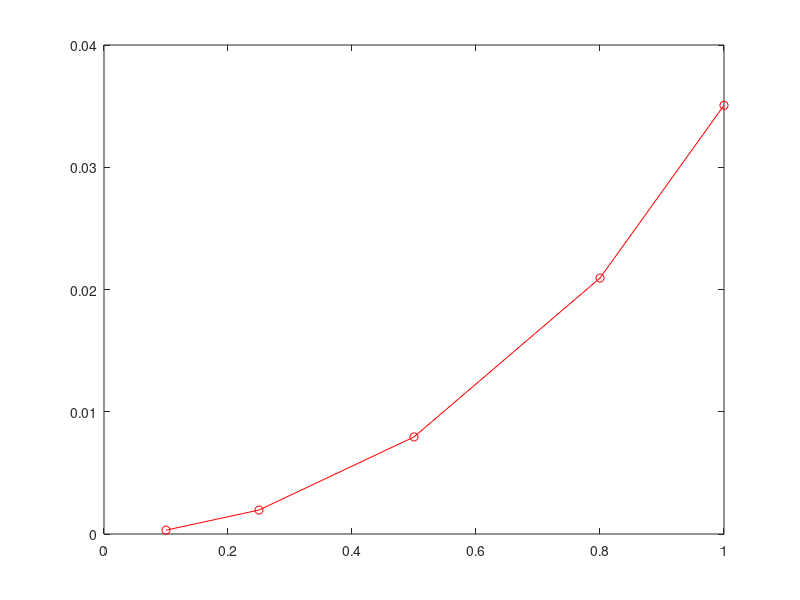

This chart was generated by the following MATLAB code:
clear

hList = [0.1,0.25,0.5,0.8,1];
for i=1:5
    h = hList(i);
    x=-4:h:4;
    m=length(x);
    k = 1;
   
    D=2*eye(m);
    D=D-diag(ones(m-1,1),+1);
    D=D-diag(ones(m-1,1),-1);
    D=D/(2*h^2);
    V=0.5*k*diag(x.^2);
        
    A=D+V;
    
    [vmat, emat] = eig(A);
    plot(x, vmat(:,1), 'r-')
    error = abs(emat(1,1)-0.5);
    E(i) = error;
end
plot(hList,E, 'ro-')
